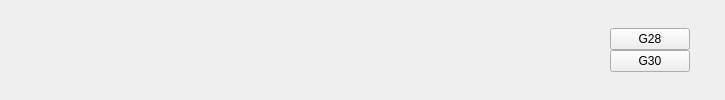
            <widget class="QWidget" name="frmBoutons" native="true">
             <property name="enabled">
              <bool>true</bool>
             </property>
             <property name="sizePolicy">
              <sizepolicy hsizetype="Preferred" vsizetype="Fixed">
               <horstretch>0</horstretch>
               <verstretch>0</verstretch>
              </sizepolicy>
             </property>
             <layout class="QHBoxLayout" name="horizontalLayout_15">
              <item>
               <spacer name="horizontalSpacer_6">
                <property name="orientation">
                 <enum>Qt::Horizontal</enum>
                </property>
                <property name="sizeHint" stdset="0">
                 <size>
                  <width>24</width>
                  <height>20</height>
                 </size>
                </property>
               </spacer>
              </item>
              <item>
               <widget class="QWidget" name="frmFlood" native="true">
                <property name="sizePolicy">
                 <sizepolicy hsizetype="Fixed" vsizetype="Fixed">
                  <horstretch>0</horstretch>
                  <verstretch>0</verstretch>
                 </sizepolicy>
                </property>
                <property name="maximumSize">
                 <size>
                  <width>176</width>
                  <height>16777215</height>
                 </size>
                </property>
                <layout class="QHBoxLayout" name="horizontalLayout_11">
                 <property name="spacing">
                  <number>6</number>
                 </property>
                 <property name="leftMargin">
                  <number>0</number>
                 </property>
                 <property name="topMargin">
                  <number>0</number>
                 </property>
                 <property name="rightMargin">
                  <number>0</number>
                 </property>
                 <property name="bottomMargin">
                  <number>0</number>
                 </property>
                 <item>
                  <widget class="cnQPushButton" name="btnFloodM7">
                   <property name="enabled">
                    <bool>true</bool>
                   </property>
                   <property name="sizePolicy">
                    <sizepolicy hsizetype="Fixed" vsizetype="Fixed">
                     <horstretch>0</horstretch>
                     <verstretch>0</verstretch>
                    </sizepolicy>
                   </property>
                   <property name="minimumSize">
                    <size>
                     <width>50</width>
                     <height>50</height>
                    </size>
                   </property>
                   <property name="cursor">
                    <cursorShape>PointingHandCursor</cursorShape>
                   </property>
                   <property name="styleSheet">
                    <string notr="true">border-radius: 25;</string>
                   </property>
                   <property name="text">
                    <string/>
                   </property>
                   <property name="icon">
                    <iconset resource="cn5X.qrc">
                     <normaloff>:/cn5X/images/btnFloodM7.svg</normaloff>:/cn5X/images/btnFloodM7.svg</iconset>
                   </property>
                   <property name="iconSize">
                    <size>
                     <width>50</width>
                     <height>50</height>
                    </size>
                   </property>
                  </widget>
                 </item>
                 <item>
                  <widget class="cnQPushButton" name="btnFloodM8">
                   <property name="enabled">
                    <bool>true</bool>
                   </property>
                   <property name="sizePolicy">
                    <sizepolicy hsizetype="Fixed" vsizetype="Fixed">
                     <horstretch>0</horstretch>
                     <verstretch>0</verstretch>
                    </sizepolicy>
                   </property>
                   <property name="minimumSize">
                    <size>
                     <width>50</width>
                     <height>50</height>
                    </size>
                   </property>
                   <property name="cursor">
                    <cursorShape>PointingHandCursor</cursorShape>
                   </property>
                   <property name="styleSheet">
                    <string notr="true">border-radius: 25;</string>
                   </property>
                   <property name="text">
                    <string/>
                   </property>
                   <property name="icon">
                    <iconset resource="cn5X.qrc">
                     <normaloff>:/cn5X/images/btnFloodM8.svg</normaloff>:/cn5X/images/btnFloodM8.svg</iconset>
                   </property>
                   <property name="iconSize">
                    <size>
                     <width>50</width>
                     <height>50</height>
                    </size>
                   </property>
                  </widget>
                 </item>
                 <item>
                  <widget class="cnQPushButton" name="btnFloodM9">
                   <property name="enabled">
                    <bool>true</bool>
                   </property>
                   <property name="sizePolicy">
                    <sizepolicy hsizetype="Fixed" vsizetype="Fixed">
                     <horstretch>0</horstretch>
                     <verstretch>0</verstretch>
                    </sizepolicy>
                   </property>
                   <property name="minimumSize">
                    <size>
                     <width>50</width>
                     <height>50</height>
                    </size>
                   </property>
                   <property name="cursor">
                    <cursorShape>PointingHandCursor</cursorShape>
                   </property>
                   <property name="styleSheet">
                    <string notr="true">border-radius: 25;</string>
                   </property>
                   <property name="text">
                    <string/>
                   </property>
                   <property name="icon">
                    <iconset resource="cn5X.qrc">
                     <normaloff>:/cn5X/images/btnFloodM9.svg</normaloff>:/cn5X/images/btnFloodM9.svg</iconset>
                   </property>
                   <property name="iconSize">
                    <size>
                     <width>50</width>
                     <height>50</height>
                    </size>
                   </property>
                  </widget>
                 </item>
                </layout>
               </widget>
              </item>
              <item>
               <spacer name="horizontalSpacer_8">
                <property name="orientation">
                 <enum>Qt::Horizontal</enum>
                </property>
                <property name="sizeHint" stdset="0">
                 <size>
                  <width>24</width>
                  <height>20</height>
                 </size>
                </property>
               </spacer>
              </item>
              <item>
               <widget class="QWidget" name="frmSpindle" native="true">
                <property name="sizePolicy">
                 <sizepolicy hsizetype="Fixed" vsizetype="Preferred">
                  <horstretch>0</horstretch>
                  <verstretch>0</verstretch>
                 </sizepolicy>
                </property>
                <property name="maximumSize">
                 <size>
                  <width>176</width>
                  <height>16777215</height>
                 </size>
                </property>
                <layout class="QHBoxLayout" name="horizontalLayout_9">
                 <property name="spacing">
                  <number>6</number>
                 </property>
                 <property name="leftMargin">
                  <number>0</number>
                 </property>
                 <property name="topMargin">
                  <number>0</number>
                 </property>
                 <property name="rightMargin">
                  <number>0</number>
                 </property>
                 <property name="bottomMargin">
                  <number>0</number>
                 </property>
                 <item>
                  <widget class="cnQPushButton" name="btnSpinM3">
                   <property name="enabled">
                    <bool>true</bool>
                   </property>
                   <property name="sizePolicy">
                    <sizepolicy hsizetype="Fixed" vsizetype="Fixed">
                     <horstretch>0</horstretch>
                     <verstretch>0</verstretch>
                    </sizepolicy>
                   </property>
                   <property name="minimumSize">
                    <size>
                     <width>50</width>
                     <height>50</height>
                    </size>
                   </property>
                   <property name="cursor">
                    <cursorShape>PointingHandCursor</cursorShape>
                   </property>
                   <property name="styleSheet">
                    <string notr="true">border-radius: 25;</string>
                   </property>
                   <property name="text">
                    <string/>
                   </property>
                   <property name="icon">
                    <iconset resource="cn5X.qrc">
                     <normaloff>:/cn5X/images/btnSpinM3.svg</normaloff>:/cn5X/images/btnSpinM3.svg</iconset>
                   </property>
                   <property name="iconSize">
                    <size>
                     <width>50</width>
                     <height>50</height>
                    </size>
                   </property>
                  </widget>
                 </item>
                 <item>
                  <widget class="cnQPushButton" name="btnSpinM4">
                   <property name="enabled">
                    <bool>true</bool>
                   </property>
                   <property name="sizePolicy">
                    <sizepolicy hsizetype="Fixed" vsizetype="Fixed">
                     <horstretch>0</horstretch>
                     <verstretch>0</verstretch>
                    </sizepolicy>
                   </property>
                   <property name="minimumSize">
                    <size>
                     <width>50</width>
                     <height>50</height>
                    </size>
                   </property>
                   <property name="cursor">
                    <cursorShape>PointingHandCursor</cursorShape>
                   </property>
                   <property name="styleSheet">
                    <string notr="true">border-radius: 25;</string>
                   </property>
                   <property name="text">
                    <string/>
                   </property>
                   <property name="icon">
                    <iconset resource="cn5X.qrc">
                     <normaloff>:/cn5X/images/btnSpinM4.svg</normaloff>:/cn5X/images/btnSpinM4.svg</iconset>
                   </property>
                   <property name="iconSize">
                    <size>
                     <width>50</width>
                     <height>50</height>
                    </size>
                   </property>
                  </widget>
                 </item>
                 <item>
                  <widget class="cnQPushButton" name="btnSpinM5">
                   <property name="enabled">
                    <bool>true</bool>
                   </property>
                   <property name="sizePolicy">
                    <sizepolicy hsizetype="Fixed" vsizetype="Fixed">
                     <horstretch>0</horstretch>
                     <verstretch>0</verstretch>
                    </sizepolicy>
                   </property>
                   <property name="minimumSize">
                    <size>
                     <width>50</width>
                     <height>50</height>
                    </size>
                   </property>
                   <property name="cursor">
                    <cursorShape>PointingHandCursor</cursorShape>
                   </property>
                   <property name="styleSheet">
                    <string notr="true">border-radius: 25;</string>
                   </property>
                   <property name="text">
                    <string/>
                   </property>
                   <property name="icon">
                    <iconset resource="cn5X.qrc">
                     <normaloff>:/cn5X/images/btnSpinM5.svg</normaloff>:/cn5X/images/btnSpinM5.svg</iconset>
                   </property>
                   <property name="iconSize">
                    <size>
                     <width>50</width>
                     <height>50</height>
                    </size>
                   </property>
                  </widget>
                 </item>
                </layout>
               </widget>
              </item>
              <item>
               <spacer name="horizontalSpacer_19">
                <property name="orientation">
                 <enum>Qt::Horizontal</enum>
                </property>
                <property name="sizeHint" stdset="0">
                 <size>
                  <width>23</width>
                  <height>20</height>
                 </size>
                </property>
               </spacer>
              </item>
              <item>
               <widget class="QWidget" name="frmCycle" native="true">
                <property name="sizePolicy">
                 <sizepolicy hsizetype="Fixed" vsizetype="Preferred">
                  <horstretch>0</horstretch>
                  <verstretch>0</verstretch>
                 </sizepolicy>
                </property>
                <property name="maximumSize">
                 <size>
                  <width>176</width>
                  <height>16777215</height>
                 </size>
                </property>
                <layout class="QHBoxLayout" name="horizontalLayout_10">
                 <property name="spacing">
                  <number>6</number>
                 </property>
                 <property name="leftMargin">
                  <number>0</number>
                 </property>
                 <property name="topMargin">
                  <number>0</number>
                 </property>
                 <property name="rightMargin">
                  <number>0</number>
                 </property>
                 <property name="bottomMargin">
                  <number>0</number>
                 </property>
                 <item>
                  <widget class="cnQPushButton" name="btnStart">
                   <property name="enabled">
                    <bool>true</bool>
                   </property>
                   <property name="sizePolicy">
                    <sizepolicy hsizetype="Fixed" vsizetype="Fixed">
                     <horstretch>0</horstretch>
                     <verstretch>0</verstretch>
                    </sizepolicy>
                   </property>
                   <property name="minimumSize">
                    <size>
                     <width>50</width>
                     <height>50</height>
                    </size>
                   </property>
                   <property name="maximumSize">
                    <size>
                     <width>16777215</width>
                     <height>16777215</height>
                    </size>
                   </property>
                   <property name="cursor">
                    <cursorShape>PointingHandCursor</cursorShape>
                   </property>
                   <property name="styleSheet">
                    <string notr="true">border-radius: 25;</string>
                   </property>
                   <property name="text">
                    <string/>
                   </property>
                   <property name="icon">
                    <iconset resource="cn5X.qrc">
                     <normaloff>:/cn5X/images/btnStart.svg</normaloff>:/cn5X/images/btnStart.svg</iconset>
                   </property>
                   <property name="iconSize">
                    <size>
                     <width>50</width>
                     <height>50</height>
                    </size>
                   </property>
                  </widget>
                 </item>
                 <item>
                  <widget class="cnQPushButton" name="btnPause">
                   <property name="enabled">
                    <bool>true</bool>
                   </property>
                   <property name="sizePolicy">
                    <sizepolicy hsizetype="Fixed" vsizetype="Fixed">
                     <horstretch>0</horstretch>
                     <verstretch>0</verstretch>
                    </sizepolicy>
                   </property>
                   <property name="minimumSize">
                    <size>
                     <width>50</width>
                     <height>50</height>
                    </size>
                   </property>
                   <property name="maximumSize">
                    <size>
                     <width>16777215</width>
                     <height>16777215</height>
                    </size>
                   </property>
                   <property name="cursor">
                    <cursorShape>PointingHandCursor</cursorShape>
                   </property>
                   <property name="styleSheet">
                    <string notr="true">border-radius: 25;</string>
                   </property>
                   <property name="text">
                    <string/>
                   </property>
                   <property name="icon">
                    <iconset resource="cn5X.qrc">
                     <normaloff>:/cn5X/images/btnPause.svg</normaloff>:/cn5X/images/btnPause.svg</iconset>
                   </property>
                   <property name="iconSize">
                    <size>
                     <width>50</width>
                     <height>50</height>
                    </size>
                   </property>
                  </widget>
                 </item>
                 <item>
                  <widget class="cnQPushButton" name="btnStop">
                   <property name="enabled">
                    <bool>true</bool>
                   </property>
                   <property name="sizePolicy">
                    <sizepolicy hsizetype="Fixed" vsizetype="Fixed">
                     <horstretch>0</horstretch>
                     <verstretch>0</verstretch>
                    </sizepolicy>
                   </property>
                   <property name="minimumSize">
                    <size>
                     <width>50</width>
                     <height>50</height>
                    </size>
                   </property>
                   <property name="maximumSize">
                    <size>
                     <width>16777215</width>
                     <height>16777215</height>
                    </size>
                   </property>
                   <property name="cursor">
                    <cursorShape>PointingHandCursor</cursorShape>
                   </property>
                   <property name="styleSheet">
                    <string notr="true">border-radius: 25;</string>
                   </property>
                   <property name="text">
                    <string/>
                   </property>
                   <property name="icon">
                    <iconset resource="cn5X.qrc">
                     <normaloff>:/cn5X/images/btnStop.svg</normaloff>:/cn5X/images/btnStop.svg</iconset>
                   </property>
                   <property name="iconSize">
                    <size>
                     <width>50</width>
                     <height>50</height>
                    </size>
                   </property>
                  </widget>
                 </item>
                </layout>
               </widget>
              </item>
              <item>
               <spacer name="horizontalSpacer_20">
                <property name="orientation">
                 <enum>Qt::Horizontal</enum>
                </property>
                <property name="sizeHint" stdset="0">
                 <size>
                  <width>24</width>
                  <height>20</height>
                 </size>
                </property>
               </spacer>
              </item>
              <item>
               <widget class="QWidget" name="frmG28_G30" native="true">
                <property name="sizePolicy">
                 <sizepolicy hsizetype="Fixed" vsizetype="Fixed">
                  <horstretch>0</horstretch>
                  <verstretch>0</verstretch>
                 </sizepolicy>
                </property>
                <property name="visible">
                 <bool>false</bool>
                </property>
                <layout class="QVBoxLayout" name="verticalLayout_28">
                 <property name="spacing">
                  <number>0</number>
                 </property>
                 <property name="leftMargin">
                  <number>0</number>
                 </property>
                 <property name="topMargin">
                  <number>0</number>
                 </property>
                 <property name="rightMargin">
                  <number>0</number>
                 </property>
                 <property name="bottomMargin">
                  <number>0</number>
                 </property>
                 <item>
                  <widget class="QPushButton" name="btnG28">
                   <property name="toolTip">
                    <string>Make a rapid move from current location to the machine position defined by the last G28.1
If no positions are stored with G28.1 then all axes will go to the machine origin.</string>
                   </property>
                   <property name="text">
                    <string>G28</string>
                   </property>
                  </widget>
                 </item>
                 <item>
                  <widget class="QPushButton" name="btnG30">
                   <property name="toolTip">
                    <string>Make a rapid move from current location to the machine position defined by the last G30.1
If no positions are stored with G30.1 then all axes will go to the machine origin.</string>
                   </property>
                   <property name="text">
                    <string>G30</string>
                   </property>
                  </widget>
                 </item>
                </layout>
               </widget>
              </item>
              <item>
               <spacer name="horizontalSpacer_32">
                <property name="visible">
                 <bool>false</bool>
                </property>
                <property name="orientation">
                 <enum>Qt::Horizontal</enum>
                </property>
                <property name="sizeHint" stdset="0">
                 <size>
                  <width>24</width>
                  <height>20</height>
                 </size>
                </property>
               </spacer>
              </item>
             </layout>
            </widget>
